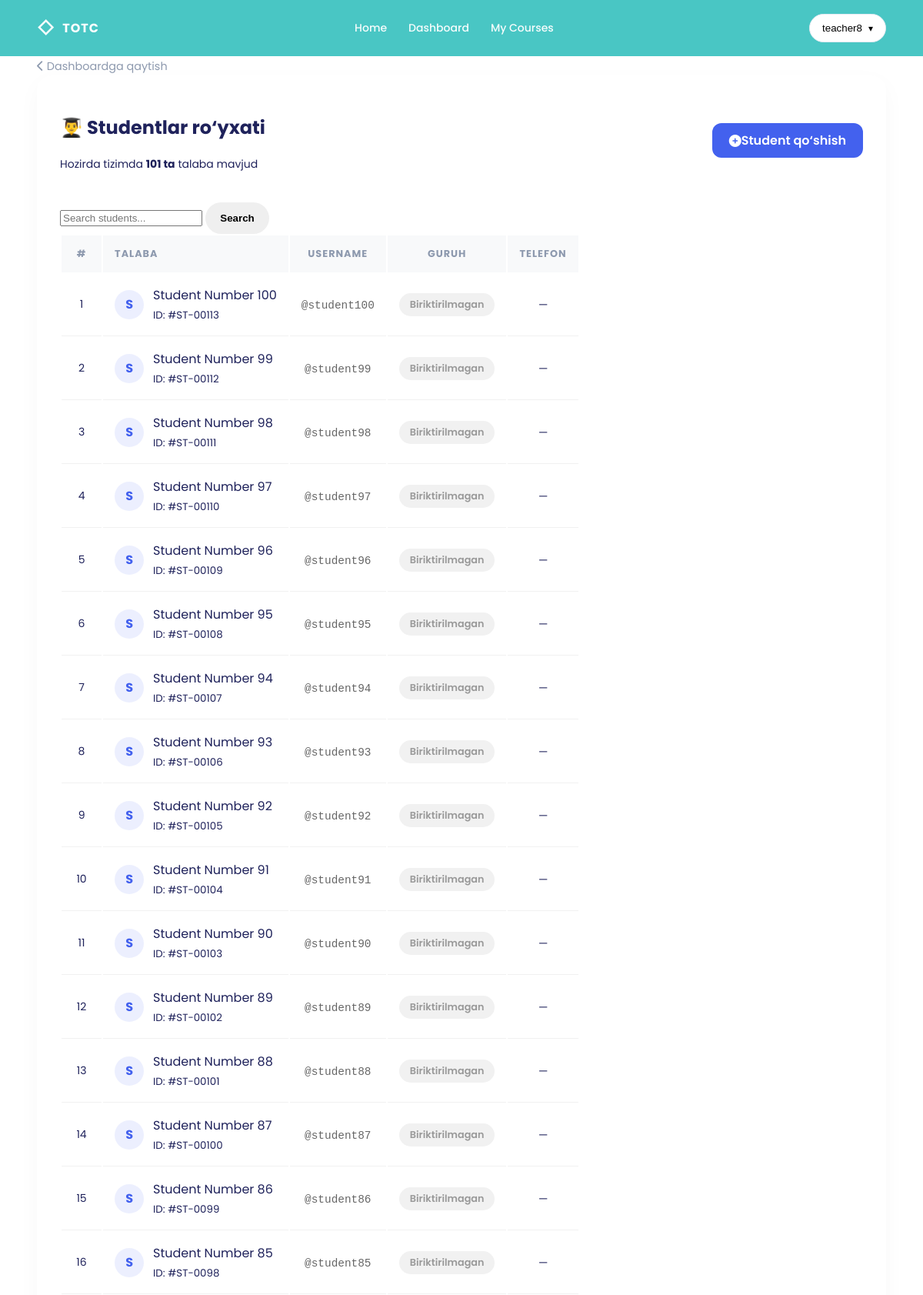
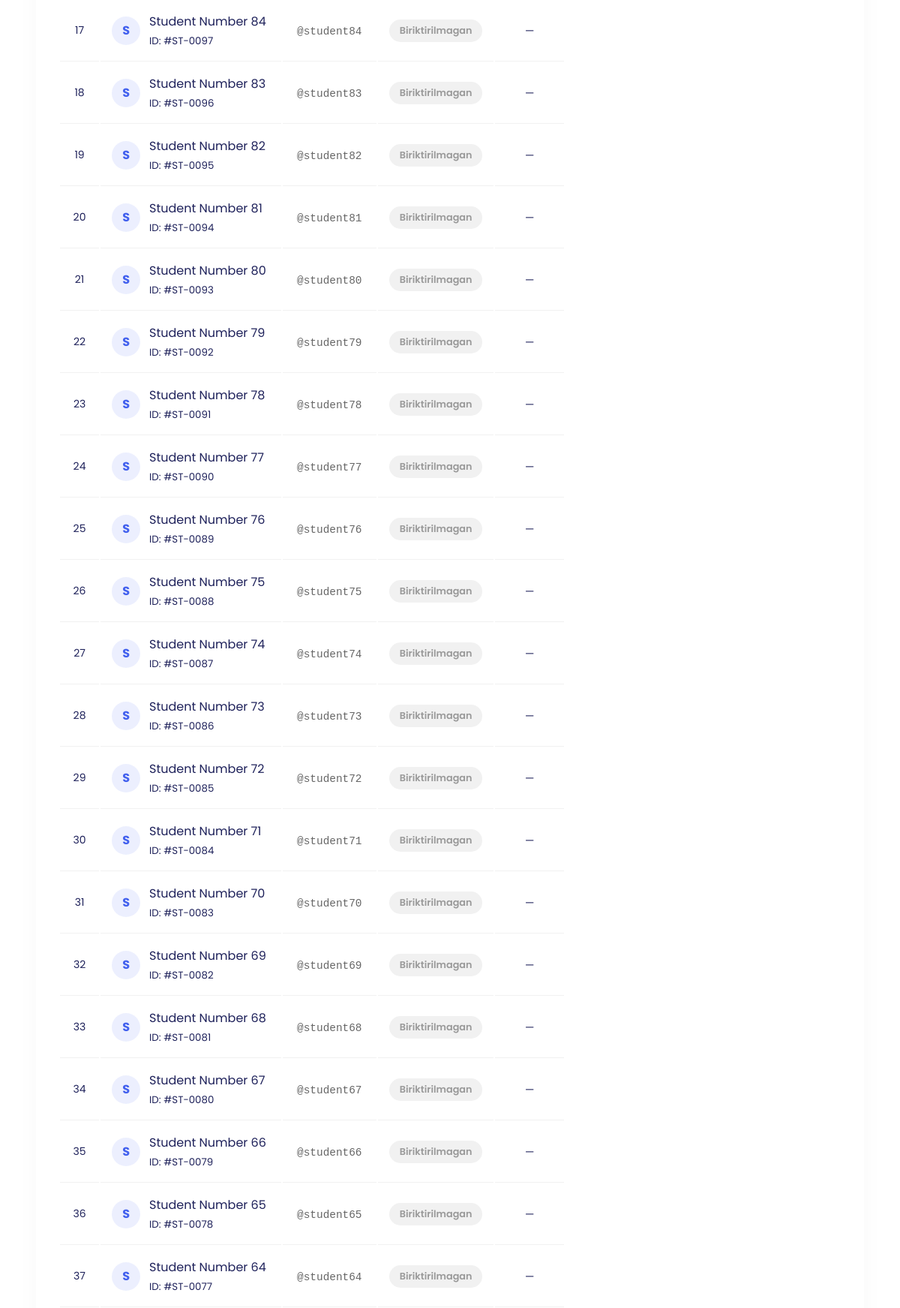
Screenshot of /students/list/ (signed in, upper part) with the database file from the repository (2 pictures, top to bottom).
### accounts/models.py (models this page shows, shortened)
class User(AbstractUser):
    ROLE = (
        ('admin', 'Admin'),
        ('teacher', 'Teacher'),
        ('student', 'Student'),
    )
    role = models.CharField(max_length=10, choices=ROLE)
    avatar = models.ImageField(upload_to='avatar/', default='')
    phone = models.CharField(max_length=20, blank=True, null=True)
    address = models.CharField(max_length=250, blank=True, null=True)
    balance = models.DecimalField(max_digits=10, decimal_places=2, default=0.00)
    speciality = models.CharField(max_length=100, blank=True, null=True)
    qualifications = models.TextField(blank=True, null=True)
    is_expert = models.BooleanField(default=False)
    created_at = models.DateTimeField(auto_now_add=True)
    updated_at = models.DateTimeField(auto_now=True)
    class Meta:
        ordering = ['-id']
        verbose_name = 'User'
        verbose_name_plural = 'Users'

### students/views.py (the view, shortened to what this page needs)
# urls.py: path('list/', views.StudentListView.as_view(), name='student_list'),
class StudentListView(LoginRequiredMixin, View):
    def get(self, request):
        if not request.user.is_staff and request.user.role != 'teacher':
            return redirect('/')
        search = request.GET.get('search', '')
        students = User.objects.filter(role='student')
        return render(request, 'students/list.html', {
            'students': students,
            'search': search,
        })

### templates/students/list.html (shortened to what this page needs)
{% extends "base.html" %}
{% block content %}
    <link rel="stylesheet" href="https://cdnjs.cloudflare.com/ajax/libs/font-awesome/6.4.0/css/all.min.css">
    <div class="container py-4">
        <a href="/" class="back-nav d-inline-block mb-3">
            <i class="fas fa-chevron-left me-1"></i> Dashboardga qaytish
        </a>
        <div class="page-card">
            <div class="top-bar">
                <div>
                    <h2 class="fw-bold mb-1">👨‍🎓 Studentlar ro‘yxati</h2>
                    <p class="text-muted small mb-0">Hozirda tizimda <strong>{{ students|length }} ta</strong> talaba
                        mavjud</p>
                </div>
                <a href="/students/create/" class="add-student-btn">
                    <i class="fas fa-plus-circle me-2"></i> Student qo‘shish
                </a>
            </div>
            <div class="mb-4">
                <form method="get" class="d-flex gap-2" style="max-width: 500px;">
                    <input type="text" name="search" class="form-control" placeholder="Search students..." value="{{ search|default:'' }}">
                    <button type="submit" class="btn btn-primary">Search</button>
                </form>
            </div>
            <div class="table-responsive">
                <table class="table student-table mb-0">
                    <thead>
                    <tr>
                        <th>#</th>
                        <th style="text-align: left;">Talaba</th>
                        <th>Username</th>
                        <th>Guruh</th>
                        <th>Telefon</th>
                    </tr>
                    </thead>
                    <tbody>
                    {% for student in students %}
                        <tr>
                            <td class="text-muted small">{{ forloop.counter }}</td>
                            <td>
                                <div class="student-info">
                                    <div class="avatar-placeholder">
                                        {{ student.first_name|slice:":1" }}
                                    </div>
                                    <div>
                                        <div class="fw-bold text-dark">{{ student.first_name }} {{ student.last_name }}</div>
                                        <small class="text-muted">ID: #ST-00{{ student.id }}</small>
                                    </div>
                                </div>
                            </td>
                            <td>
                                <span class="username-tag">@{{ student.username }}</span>
                            </td>
                            <td>
                                {% if student.group %}
                                    <span class="group-badge text-uppercase">
                                    <i class="fas fa-layer-group me-1 small"></i> {{ student.group.name }}
                                </span>
                                {% else %}
                                    <span class="group-badge no-group">Biriktirilmagan</span>
                                {% endif %}
                            </td>
                            <td>
                                {% if student.phone %}
                                    <a href="tel:{{ student.phone }}" class="phone-link">
                                        <i class="fas fa-phone-alt me-1 small text-muted"></i> {{ student.phone }}
                                    </a>
                                {% else %}
                                    <span class="text-muted small">—</span>
                                {% endif %}
                            </td>
                        </tr>
                    {% endfor %}
                    </tbody>
                </table>
            </div>
        </div>
    </div>
{% endblock %}

### templates/base.html (shortened to what this page needs)
{% load static %}
<!doctype html>
<html lang="en">
<head>
    <link rel="stylesheet" href="{% static 'css/style.css' %}">
</head>
<body>
<header class="nav">
    <div class="container nav__inner">
        <a class="brand" href="{% url 'index' %}">
            <span class="brand__mark">◇</span>
            <span class="brand__text">TOTC</span>
        </a>
        <nav class="nav__links">
            <a href="{% url 'index' %}">Home</a>
            {% if user.is_authenticated %}
                {% if user.role == 'admin' %}
                    <a href="{% url 'courses:admin_dashboard' %}">Dashboard</a>
                    <a href="{% url 'courses:list' %}">Courses</a>
                {% elif user.role == 'teacher' %}
                    <a href="{% url 'accounts:dashboard' %}">Dashboard</a>
                    <a href="{% url 'courses:list' %}">My Courses</a>
                {% elif user.role == 'student' %}
                    <a href="{% url 'accounts:dashboard' %}">Dashboard</a>
                    <a href="{% url 'courses:list' %}">My Courses</a>
                {% endif %}
            {% endif %}
        </nav>
        <div class="nav__actions">
            {% if user.is_authenticated %}
                <div class="navUser">
                    <button class="navUser__btn" type="button">
                        <span class="navUser__name">{{ user.username }}</span>
                        <span class="navUser__chev">▾</span>
                    </button>
                </div>
            {% else %}
                <a class="btn btn--pill btn--white" href="{% url 'accounts:login' %}">Login</a>
                <a class="btn btn--pill btn--ghost" href="mailto:admin@admin.com">Contact Us</a>
            {% endif %}
        </div>
    </div>
</header>
{% block content %}{% endblock %}
</body>
</html>

### static/css/style.css (style rules this page uses)
:root { --teal:#49c6c4; --teal2:#2db6b4; --ink:#1f225b; --muted:#6b6f86; --soft:#f1f8ff; --orange:#ff9b20; --pink:#e74a7a; --navy:#24264b; --radius:18px; --shadow:0 18px 45px rgba(20, 32, 68, 0.10); }
* { box-sizing:border-box }
html,body { margin:0;padding:0; scroll-behavior: smooth; overflow-x: hidden; }
body { font-family:"Poppins",system-ui,-apple-system,Segoe UI,Roboto,Arial,sans-serif; color:var(--ink); background:#fff; }
a { color:inherit;text-decoration:none }
.container { width:min(1200px, 92%); margin-inline:auto }
.small { font-size:14px }
.nav { background:var(--teal); padding:18px 0; position:sticky; top:0; z-index:50; }
.nav__inner { display:flex; align-items:center; justify-content:space-between; gap:16px; }
.brand { display:flex; align-items:center; gap:10px; color:#fff; font-weight:700; }
.brand__mark { font-size:22px; opacity:.95 }
.brand__text { letter-spacing:.06em }
.nav__links { display:flex; gap:28px; color:#fff; opacity:.95 }
.nav__links a { font-weight:500; font-size:14px }
.nav__actions { display:flex; gap:12px }
.btn { display:inline-flex; align-items:center; justify-content:center; gap:10px; padding:12px 18px; border-radius:999px; border:1px solid transparent; font-weight:600; cursor:pointer; }
.navUser { position: relative; }
.navUser__btn { display: flex; align-items: center; gap: 8px; padding: 10px 16px; border-radius: 999px; background: #fff; border: 1px solid #e6ebf2; cursor: pointer; font-weight: 500; }
.navUser__chev { font-size: 12px; }
.navUser { position: relative; display: inline-block; }

### templates/students/list.html (style rules this page uses)
.page-card { background: #ffffff; border-radius: 20px; padding: 30px; box-shadow: 0 10px 30px rgba(0, 0, 0, 0.03); border: none; }
.top-bar { display: flex; justify-content: space-between; align-items: center; margin-bottom: 25px; }
.add-student-btn { background: #4361ee; color: #fff; border-radius: 12px; padding: 10px 22px; text-decoration: none; font-weight: 600; transition: all 0.3s; display: inline-flex; align-items: center; }
.student-table thead { background: #f8f9fa; }
.student-table thead th { border: none; color: #8d99ae; font-size: 0.8rem; text-transform: uppercase; letter-spacing: 1px; padding: 15px; text-align: center; }
.student-table tbody td { padding: 15px; vertical-align: middle; border-bottom: 1px solid #f1f1f1; text-align: center; }
.student-info { display: flex; align-items: center; text-align: left; }
.avatar-placeholder { width: 38px; height: 38px; background: rgba(67, 97, 238, 0.1); color: #4361ee; border-radius: 50%; display: flex; align-items: center; justify-content: center; font-weight: bold; margin-right: 12px; }
.group-badge { background: rgba(46, 204, 113, 0.1); color: #2ecc71; padding: 6px 14px; border-radius: 20px; font-size: 0.8rem; font-weight: 600; display: inline-block; }
.no-group { background: #f1f1f1; color: #999; }
.username-tag { font-family: 'Courier New', Courier, monospace; color: #666; font-size: 0.9rem; }
.back-nav { color: #8d99ae; text-decoration: none; font-size: 0.9rem; transition: 0.2s; }

### rows the page displays
User: username "teacher8"
User: first_name "S", first_name "Student", last_name "Number 100", id "113", username "student100"
User: first_name "S", first_name "Student", last_name "Number 99", id "112", username "student99"
User: first_name "S", first_name "Student", last_name "Number 98", id "111", username "student98"
User: first_name "S", first_name "Student", last_name "Number 97", id "110", username "student97"
User: first_name "S", first_name "Student", last_name "Number 96", id "109", username "student96"
User: first_name "S", first_name "Student", last_name "Number 95", id "108", username "student95"
User: first_name "S", first_name "Student", last_name "Number 94", id "107", username "student94"
User: first_name "S", first_name "Student", last_name "Number 93", id "106", username "student93"
User: first_name "S", first_name "Student", last_name "Number 92", id "105", username "student92"
User: first_name "S", first_name "Student", last_name "Number 91", id "104", username "student91"
User: first_name "S", first_name "Student", last_name "Number 90", id "103", username "student90"
User: first_name "S", first_name "Student", last_name "Number 89", id "102", username "student89"
User: first_name "S", first_name "Student", last_name "Number 88", id "101", username "student88"
User: first_name "S", first_name "Student", last_name "Number 87", id "100", username "student87"
User: first_name "S", first_name "Student", last_name "Number 86", id "99", username "student86"
User: first_name "S", first_name "Student", last_name "Number 85", id "98", username "student85"
User: first_name "S", first_name "Student", last_name "Number 84", id "97", username "student84"
User: first_name "S", first_name "Student", last_name "Number 83", id "96", username "student83"
User: first_name "S", first_name "Student", last_name "Number 82", id "95", username "student82"
User: first_name "S", first_name "Student", last_name "Number 81", id "94", username "student81"
User: first_name "S", first_name "Student", last_name "Number 80", id "93", username "student80"
User: first_name "S", first_name "Student", last_name "Number 79", id "92", username "student79"
User: first_name "S", first_name "Student", last_name "Number 78", id "91", username "student78"
User: first_name "S", first_name "Student", last_name "Number 77", id "90", username "student77"
User: first_name "S", first_name "Student", last_name "Number 76", id "89", username "student76"
User: first_name "S", first_name "Student", last_name "Number 75", id "88", username "student75"
User: first_name "S", first_name "Student", last_name "Number 74", id "87", username "student74"
User: first_name "S", first_name "Student", last_name "Number 73", id "86", username "student73"
User: first_name "S", first_name "Student", last_name "Number 72", id "85", username "student72"
User: first_name "S", first_name "Student", last_name "Number 71", id "84", username "student71"
User: first_name "S", first_name "Student", last_name "Number 70", id "83", username "student70"
User: first_name "S", first_name "Student", last_name "Number 69", id "82", username "student69"
User: first_name "S", first_name "Student", last_name "Number 68", id "81", username "student68"
User: first_name "S", first_name "Student", last_name "Number 67", id "80", username "student67"
User: first_name "S", first_name "Student", last_name "Number 66", id "79", username "student66"
User: first_name "S", first_name "Student", last_name "Number 65", id "78", username "student65"
User: first_name "S", first_name "Student", last_name "Number 64", id "77", username "student64"

### other values shown
{{ students|length }} "101"
